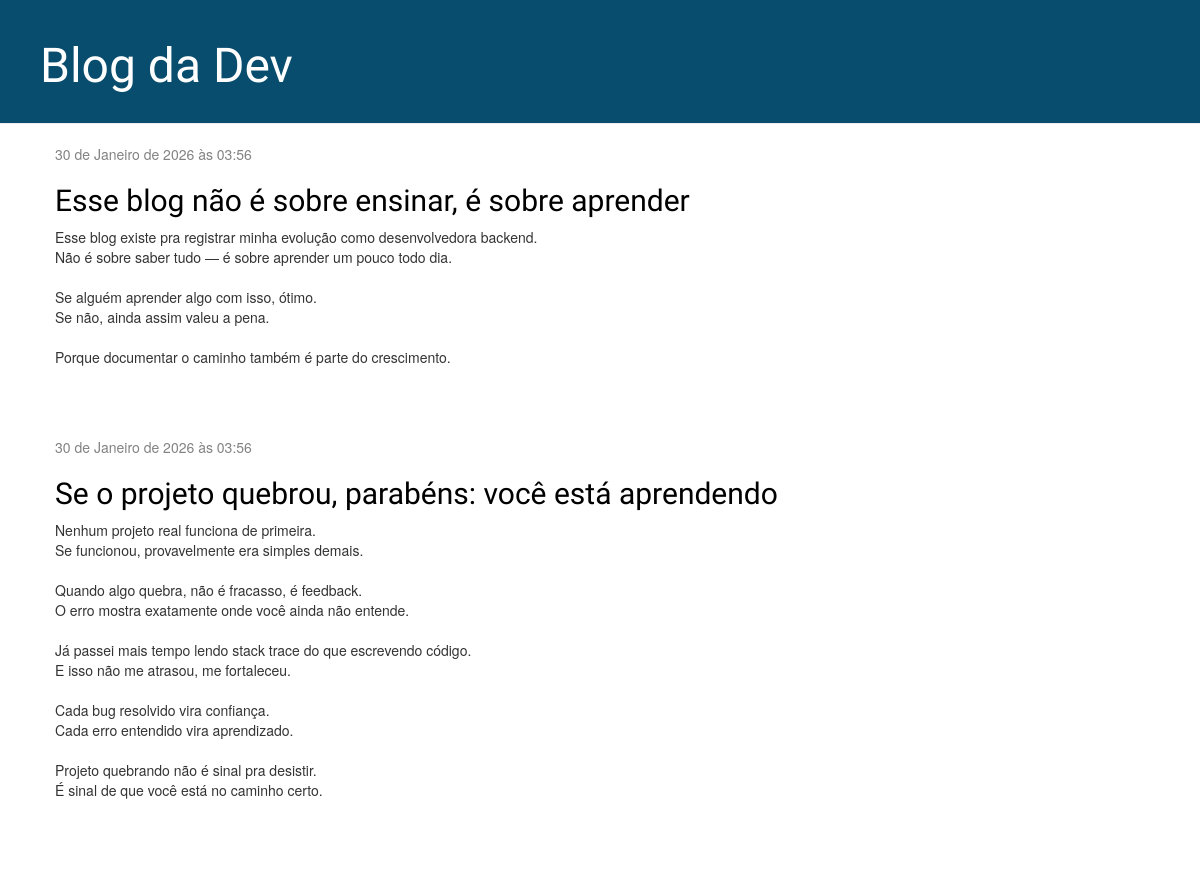
The page / on the database its author committed.
### blog/models.py (models this page shows, shortened)
class Post(models.Model):
    author = models.ForeignKey(settings.AUTH_USER_MODEL, on_delete=models.CASCADE)
    title = models.CharField(max_length=200)
    text = models.TextField()
    created_date = models.DateTimeField(default=timezone.now)
    published_date = models.DateTimeField(blank=True, null=True)

### blog/views.py (the view)
# urls.py: path('', views.post_list, name='post_list'),
def post_list(request):
    posts = Post.objects.filter(published_date__lte=timezone.now()).order_by('published_date')
    return render(request, 'blog/post_list.html',  {'posts': posts})

### blog/templates/blog/post_list.html
{% extends 'blog/base.html' %}
{% block content %}
    {% for post in posts %}
        <div class="post">
            <div class="date">
                {{ post.published_date }}
            </div>
            <h2><a href="{% url 'post_detail' pk=post.pk %}">{{ post.title }}</a></h2>
            <p>{{ post.text|linebreaksbr }}</p>
        </div>
    {% endfor %}
{% endblock %}

### blog/templates/blog/base.html (shortened to what this page needs)
{% load static %}
<html>
    <head>
        <link rel="stylesheet" href="//maxcdn.bootstrapcdn.com/bootstrap/3.2.0/css/bootstrap.min.css">
        <link rel="stylesheet" href="//maxcdn.bootstrapcdn.com/bootstrap/3.2.0/css/bootstrap-theme.min.css">
        <link rel="stylesheet" href="{% static 'css/blog.css' %}">
    </head>
    <body>
        <div class="page-header">
            <h1><a href="/">Blog da Dev</a></h1>
        </div>
        <div class="content container">
            <div class="row">
                <div class="col-md-8">
                {% block content %}
                {% endblock %}
                </div>
            </div>
        </div>
    </body>
</html>

### blog/static/css/blog.css (style rules this page uses)
h1 a, h2 a { color: #0994ca; font-family: 'Lobster'; }
.page-header { background-color: #084d6e; margin-top: 0; padding: 20px 20px 20px 40px; }
.page-header h1, .page-header h1 a, .page-header h1 a:visited, .page-header h1 a:active { color: #ffffff; font-size: 36pt; text-decoration: none; }
.content { margin-left: 40px; }
h1, h2, h3, h4 { font-family: 'Lobster', cursive; }
.date { color: #828282; }
.post { margin-bottom: 70px; }
.post h2 a, .post h2 a:visited { color: #000000; }

### rows shown on the page
Post: published_date "30 de Janeiro de 2026 às 03:56", title "Esse blog não é sobre ensinar, é sobre aprender", text "Esse blog existe pra registrar minha evolução como desenvolvedora backend. Não é sobre saber tudo — é sobre aprender um pouco todo dia. Se alguém aprender algo com isso, ótimo. Se não, ainda assim valeu a pena. Porque documentar o caminho também é parte do crescimento."
Post: published_date "30 de Janeiro de 2026 às 03:56", title "Se o projeto quebrou, parabéns: você está aprendendo", text "Nenhum projeto real funciona de primeira. Se funcionou, provavelmente era simples demais. Quando algo quebra, não é fracasso, é feedback. O erro mostra exatamente onde você ainda não entende. Já passei mais tempo lendo stack trace do que escrevendo código. E isso não me atrasou, me fortaleceu. Cada bug resolvido vira confiança. Cada erro entendido vira aprendizado. Projeto quebrando não é sinal pra desistir. É sinal de que você está no caminho certo."
